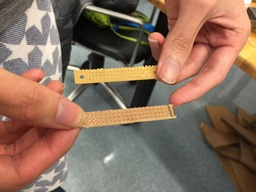
//> input picture 09_HybridCounter/image.jpeg, 256 x 192 px, shrunk from 1632 x 1224 before the run
$ ./SVD ../09_HybridCounter/image.jpeg 3   (built with g++ and OpenCV 4)
//> lines starting //> are read from the running program, lines starting //| are printed output that depends on the picture
#include <opencv2/core/core.hpp>
#include <opencv2/highgui/highgui.hpp>

#include <functional>
#include <iostream>

using namespace cv;
using namespace std;
using uchar = unsigned char;

int SIGN(float x){
	return x>0?1:-1;
}

class ForEach : public ParallelLoopBody{
	private:
		float* p;
		function<float(float)> f;
	public:
		ForEach(uchar* ptr, function<float(float)> f):p((float*)ptr),f(f){}
		virtual void operator()(const Range& r) const{
			for(int i= r.start; i != r.end; ++i){ //"register int"?
				//std::cout << "HA!" << std::endl;
				p[i] = f(p[i]);
				if(isnan(p[i]))
					p[i] = 0;
			}
		}
};

void mySVD(Mat& M,Mat& S,Mat& U,Mat& V){
	Mat S1,S2;
	eigen(M*M.t(),S1,U);
	U = U.t(); //column vectors are eigenvectors.
	eigen(M.t()*M,S2,V);
	V = V.t();

	for(int i=0;i<M.rows;++i){
		Mat Check = M.row(0) * V.col(i);
		if( SIGN(Check.at<float>(0,0)/U.at<float>(0,i)) != 1){
			U.col(i) = -U.col(i); // flip if nonnegative
		}
	}

	if (S1.rows < S2.rows){
		S1.copyTo(S);
	}else{
		S2.copyTo(S);
	}

	parallel_for_(Range(0,S.rows*S.cols*S.channels()),ForEach(S.data,[](float a){return sqrt(a);}));
	V = V.t();
}

int k=1;
//Mat img;

uchar dat[5][5] = {{255,20,19,23,128},{40,5,127,200,55},{33,254,44,0,25},{1,4,7,58,2},{90,4,240,1,5}};
Mat img(5,5,CV_8UC1,&dat);

Mat S,U,VT;

void onTrackbarChange(int, void*){
	Mat M = Mat::zeros(img.rows,img.cols,CV_32FC1);
	//std::cout << S1 << std::endl;
	for(int i=10;i<k;++i){
		if(isnan(S.at<float>(0,i)))
			break;
		Mat tmp =  U.col(i) * S.at<float>(i) * VT.row(i);
		cv::add(M,tmp,M);
	}
	parallel_for_(Range(0,M.rows*M.cols*M.channels()),ForEach(M.data,[](float a){return abs(a);}));
	M.convertTo(M,CV_8U);

	//std::cout << "M" << endl << M << std::endl;
	//std::cout << endl;
	//std::cout << "IMG" << endl << img << std::endl;

	imshow("SVD",M);
}


int main(int argc, char* argv[]){
	if(argc < 3){
		std::cout << "SPECIFY ALL ARGUMENTS" << std::endl;
		return -1;
	}

	img = imread(argv[1],IMREAD_ANYDEPTH);
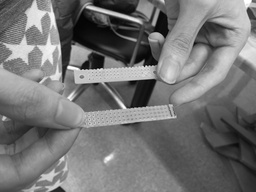
//> img: 192 rows x 256 cols, CV_8UC1; min 2, max 255, mean 115.9
	namedWindow("M",WINDOW_AUTOSIZE);
	imshow("M",img);

	//std::cout << "IMG" << img << endl;
	std::cout << "TYPE : " <<  img.type() << std::endl;
//| TYPE : 0
	img.convertTo(img,CV_32F);
//> img: 192 rows x 256 cols, CV_32FC1
	std::cout << "TYPE : " <<  img.type() << std::endl;
//| TYPE : 5
	//waitKey(0);

	/*Mat MT;
	transpose(img,MT);
	namedWindow("M",WINDOW_AUTOSIZE);
	imshow("M",img);

	namedWindow("MT",WINDOW_AUTOSIZE);
	imshow("MT",MT);
	waitKey(0);
	*/
	Mat S1,U1,VT1;
	Mat S2,U2,VT2;

	mySVD(img,S1,U1,VT1);
//> in mySVD, `eigen(M*M.t(),S1,U);`:
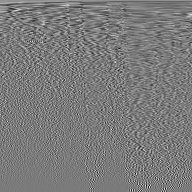
//> U: 192 rows x 192 cols, CV_32FC1; min -0.388, max 0.415, mean 0.000399; drawn with min black and max white
//> in mySVD, `eigen(M*M.t(),S1,U);`: S1 = 192 values, max 685732160 at index 0, min 2.92 at index 191, mean 4131493.8
//> in mySVD, `eigen(M.t()*M,S2,V);`:
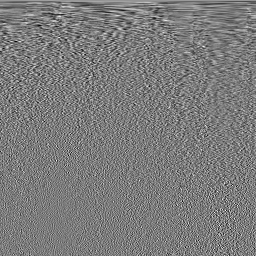
//> V: 256 rows x 256 cols, CV_32FC1; min -0.274, max 0.29, mean 0.000258; drawn with min black and max white
//> in mySVD, `eigen(M.t()*M,S2,V);`: S2 = 256 values, max 685732096 at index 0, min -4.48 at index 255, mean 3098621
//> in mySVD, `V = V.t();`:
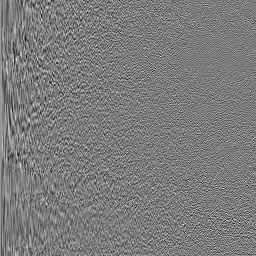
//> V: 256 rows x 256 cols, CV_32FC1; min -0.274, max 0.29, mean 0.000258; drawn with min black and max white
//> the loop in mySVD, `for(int i=0;i<M.rows;++i)` made 192 passes
//> Check on passes 1 to 3: [1828.3], [-599.1], [227.3]
//> after the loop in mySVD, `for(int i=0;i<M.rows;++i)`:
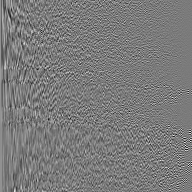
//> U: 192 rows x 192 cols, CV_32FC1; min -0.388, max 0.415, mean 0.000483; drawn with min black and max white
//> in mySVD, `S1.copyTo(S);`: S has the same summary as S1
//> in mySVD, `parallel_for_(Range(0,S.rows*S.cols*S.channels()),ForEach(S.data,[](fl..`: S = 192 values, max 26186.5 at index 0, min 1.71 at index 191, mean 416.9
//> S1 has the same summary as S in mySVD
	cv::SVD::compute(img,S2,U2,VT2,SVD::FULL_UV);
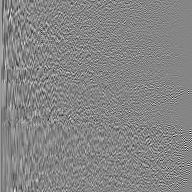
//> U2: 192 rows x 192 cols, CV_32FC1; min -0.42, max 0.382, mean 0.00041; drawn with min black and max white
//> S2 = 192 values, max 26186.5 at index 0, min 1.83 at index 191, mean 416.9

	//std::cout << "USUM" << endl << U1+U2 << endl;
	//std::cout << "VSUM" << endl << VT1+VT2 << endl;
	//std::cout << "S1: " << S1 << endl << "U1: " << U1 << endl << "VT1: " <<  VT1 << std::endl << endl;
	//std::cout << "S2: " << S2 << endl << "U2: " << U2 << endl << "VT2: " <<  VT2 << std::endl << endl;

	S = S1;
	U = U1;
	VT = VT1;
	k = std::atoi(argv[2]);
//> k = 3

	namedWindow("SVD",WINDOW_AUTOSIZE);
	createTrackbar("K","SVD",&k,std::min(img.rows,img.cols),&onTrackbarChange);
	onTrackbarChange(0,nullptr);
//> after the loop in onTrackbarChange, `for(int i=10;i<k;++i)`: M: 192 rows x 256 cols, CV_32FC1; every value is 0

	//Mat(U2.col(2)).copyTo(U1.col(2));
	//Mat(U2.col(4)).copyTo(U1.col(4));

	namedWindow("VERIFY", WINDOW_AUTOSIZE);
	Mat S_Diag = Mat::zeros(img.rows,img.cols,img.type());
	for(int i=0;i<S1.rows;++i){
		if(!isnan(S1.at<float>(0,i)))
			S_Diag.at<float>(i,i) = S.at<float>(0,i);
	}
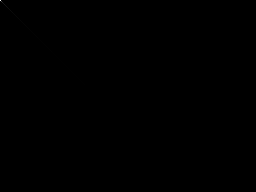
//> S_Diag: 192 rows x 256 cols, CV_32FC1; min 0, max 26186.5, mean 1.6; drawn with min black and max white
	Mat R = U1 * S_Diag * VT1;
	R.convertTo(R,CV_8U);
//> R: 192 rows x 256 cols, CV_8UC1
	//std::cout << "R" << endl << R << endl;
	imshow("VERIFY",R);

	waitKey(0);
	return 0;
}
